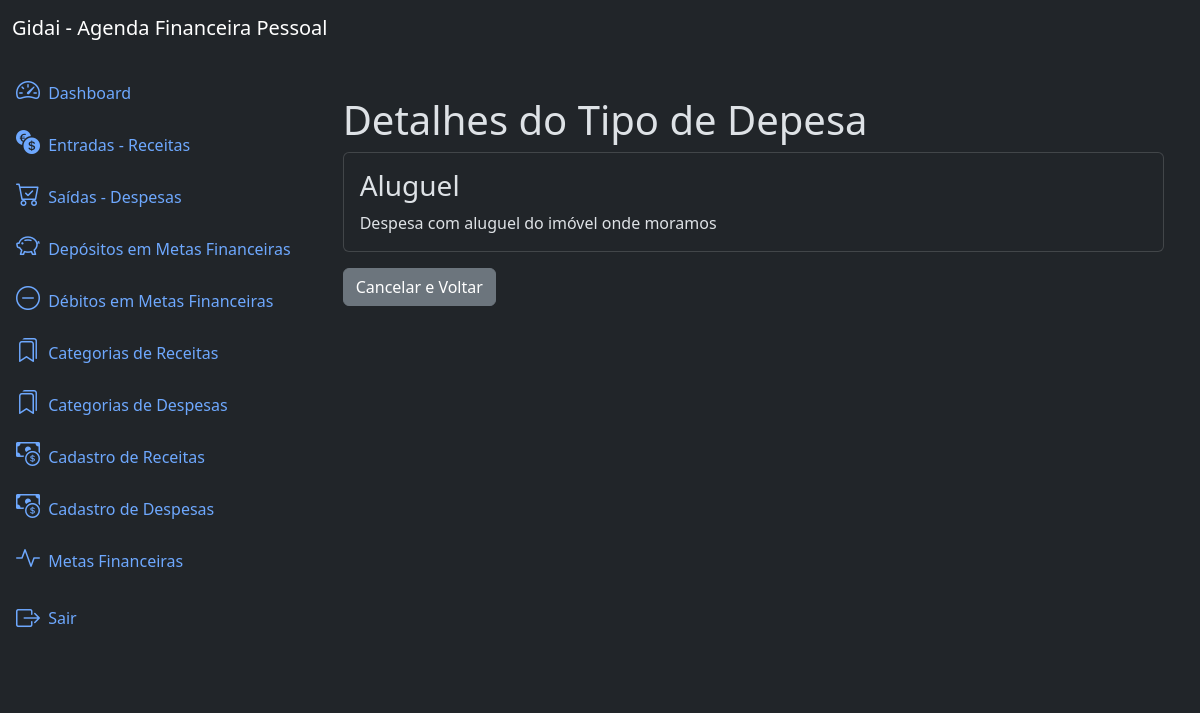
The page /kindexpense/12/detail/ (signed in) on the database its author committed.
### kindexpenses/models.py (models this page shows, shortened)
class KindExpense(models.Model):
    name = models.CharField(max_length=100)
    description = models.TextField(blank=True, null=True)
    class Meta:
        ordering = ['name']

### kindexpenses/views.py (the view)
# urls.py: path('kindexpense/<int:pk>/detail/', views.KindExpenseDetailView.as_view(), name='kindexpense_detail'),
class KindExpenseDetailView(LoginRequiredMixin, DeleteView):
    model = models.KindExpense
    template_name = 'kindexpense_detail.html'

### kindexpenses/templates/kindexpense_detail.html
{% extends 'base.html' %}
{% block content %}
<div class="container mt-4">
    <h3 class="display-6">Detalhes do Tipo de Depesa</h3>
    <div class="card">
        <div class="card-body">
            <h3 class="card-title">{{ object.name }}</h3>
            <p class="card-text">{{ object.description }}</p>
        </div>
    </div>
    <a href="{% url 'kindexpense_list' %}" class="btn btn-secondary mt-3">Cancelar e Voltar</a>
</div>
{% endblock %}

### rows shown on the page
KindExpense: name "Aluguel", description "Despesa com aluguel do imóvel onde moramos"
